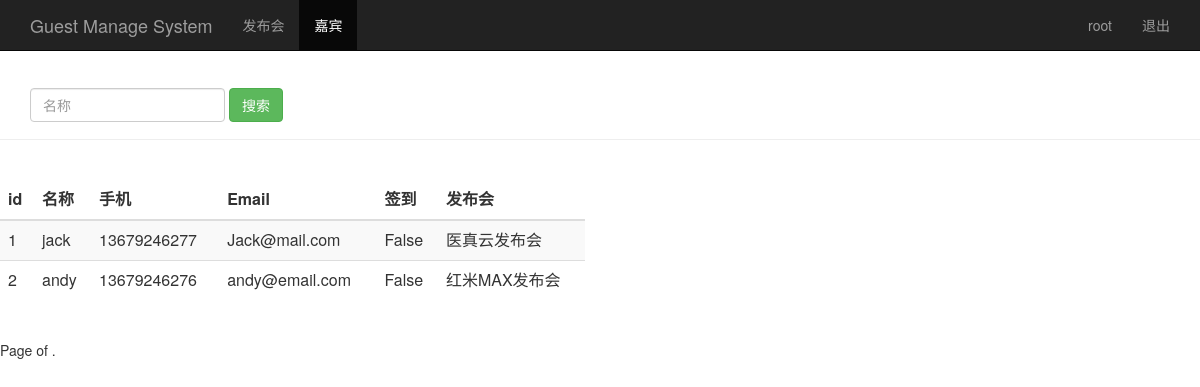
/search_realname/ (signed in), run on the app's committed database.
### sign/models.py (models this page shows, shortened)
class Guest(models.Model):
	event = models.ForeignKey(Event)
	realname = models.CharField(max_length=64)
	phone = models.CharField(max_length=16)
	email = models.EmailField()
	sign = models.BooleanField()
	create_time = models.DateTimeField(auto_now=True)
	class Meta:
		unique_together = ("event","phone")

class Event(models.Model):
	name = models.CharField(max_length=100)
	limit = models.IntegerField()
	status = models.BooleanField()
	address = models.CharField(max_length=200)
	start_time = models.DateTimeField('events time')
	create_time = models.DateTimeField(auto_now=True)
	def __str__(self):
		return self.name

### sign/views.py (the view)
# urls.py: url(r'^search_realname/$',views.search_realname),
@login_required
def search_realname(request):
	username = request.session.get('user','')
	search_realname =request.GET.get("realname","")
	guest_list =Guest.objects.filter(realname__contains=search_realname)
	return render(request,"guest_manage.html",{"user":username,"guests":guest_list })

### sign/templates/guest_manage.html (shortened to what this page needs)
<html lang="zh-CN">
	<head>
		{% load bootstrap3 %}
		{% bootstrap_css %}
	</head>
	<body role="document">
		<nav class ="navbar navbar-inverse navbar-fixed-top">
			<div class="container">
				<div class="navbar-header">
					<a class="navbar-brand" href="/event_manage/">Guest Manage System</a>
				</div>
				<div id="navbar" class="collapse navbar-collapse">
					<ul class="nav navbar-nav">
						<li><a href="/event_manage/">发布会</a></li>
						<li class="active"><a href="#">嘉宾</a></li>
					</ul>
					<ul class="nav navbar-nav navbar-right">
						<li><a href="#">{{user}}</a></li>
						<li><a href="/logout/">退出</a></li>
					</ul>
				</div>
			</div>
		</nav>
		<div class="page-header" style="padding-top:40px;">
			<div id="navbar" class="navbar-collapse collapse">
				<form class="navbar-form" method="get" action="/search_realname/">
					<div class="form-group">
						<input name="realname" type="text" placeholder="名称" class="form-control">
					</div>
					<button type="submit" class="btn btn-success">搜索</button>
				</form>
			</div>
		</div>
		<div class="row" style="padding-top:20px;">
			<div class="col-md-6">
				<table class="table table-striped">
					<thead>
						<tr>
							<th>id</th><th>名称</th><th>手机</th><th>Email</th><th>签到</th><th>发布会</th>
						</tr>
					</thead>
					<tbody>
						{% for guest in guests %}
						<tr>
							<td>{{ guest.id}}</td>
							<td>{{ guest.realname}}</td>
							<td>{{ guest.phone}}</td>
							<td>{{ guest.email}}</td>
							<td>{{ guest.sign}}</td>
							<td>{{ guest.event}}</td>
						</tr>
						{% endfor %}
					</tbody>
				</table>
			</div>
		</div>
		<div class="pagination" >
			<span class="step-links">
					<span class="current">
						Page {{ guests.number }} of {{ guests.paginator.num_pages }}.
					</span>
			</span>
		</div>
	</body>
</html>

### data on the page
Guest: id "1", realname "jack", phone "13679246277", email "Jack@mail.com", sign "False", event "医真云发布会"
Guest: id "2", realname "andy", phone "13679246276", email "andy@email.com", sign "False", event "红米MAX发布会"

### other printed values
{{ user }} "root"
